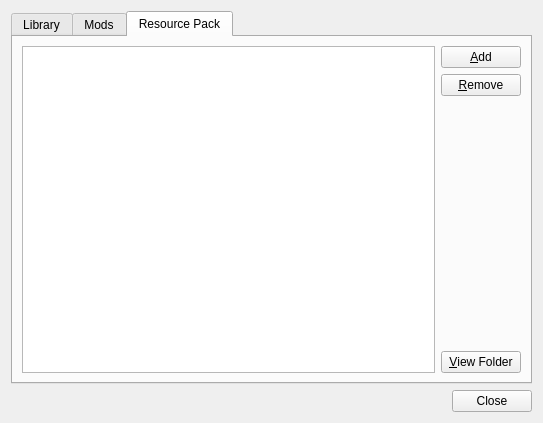
<?xml version="1.0" encoding="UTF-8"?>
<ui version="4.0">
 <class>ModEditDialog</class>
 <widget class="QDialog" name="ModEditDialog">
  <property name="geometry">
   <rect>
    <x>0</x>
    <y>0</y>
    <width>543</width>
    <height>423</height>
   </rect>
  </property>
  <property name="windowTitle">
   <string>Dialog</string>
  </property>
  <layout class="QVBoxLayout" name="verticalLayout">
   <item>
    <widget class="QTabWidget" name="tabWidget">
     <property name="enabled">
      <bool>true</bool>
     </property>
     <property name="minimumSize">
      <size>
       <width>0</width>
       <height>0</height>
      </size>
     </property>
     <property name="currentIndex">
      <number>2</number>
     </property>
     <property name="elideMode">
      <enum>Qt::ElideNone</enum>
     </property>
     <property name="tabsClosable">
      <bool>false</bool>
     </property>
     <widget class="QWidget" name="libTab">
      <attribute name="title">
       <string>Library</string>
      </attribute>
      <layout class="QHBoxLayout" name="horizontalLayout">
       <item>
        <widget class="QTreeView" name="treeView"/>
       </item>
      </layout>
     </widget>
     <widget class="QWidget" name="modTab">
      <attribute name="title">
       <string>Mods</string>
      </attribute>
      <layout class="QHBoxLayout" name="horizontalLayout_2">
       <item>
        <widget class="QListView" name="listView">
         <property name="acceptDrops">
          <bool>true</bool>
         </property>
        </widget>
       </item>
       <item>
        <layout class="QVBoxLayout" name="verticalLayout_2">
         <item>
          <widget class="QPushButton" name="addModBtn">
           <property name="text">
            <string>&amp;Add</string>
           </property>
          </widget>
         </item>
         <item>
          <widget class="QPushButton" name="rmModBtn">
           <property name="text">
            <string>&amp;Remove</string>
           </property>
          </widget>
         </item>
         <item>
          <spacer name="verticalSpacer">
           <property name="orientation">
            <enum>Qt::Vertical</enum>
           </property>
           <property name="sizeHint" stdset="0">
            <size>
             <width>20</width>
             <height>40</height>
            </size>
           </property>
          </spacer>
         </item>
         <item>
          <widget class="QPushButton" name="viewModBtn">
           <property name="text">
            <string>&amp;View Folder</string>
           </property>
          </widget>
         </item>
        </layout>
       </item>
      </layout>
     </widget>
     <widget class="QWidget" name="resPackTab">
      <attribute name="title">
       <string>Resource Pack</string>
      </attribute>
      <layout class="QHBoxLayout" name="horizontalLayout_3">
       <item>
        <widget class="QListView" name="listView_2">
         <property name="acceptDrops">
          <bool>true</bool>
         </property>
        </widget>
       </item>
       <item>
        <layout class="QVBoxLayout" name="verticalLayout_3">
         <item>
          <widget class="QPushButton" name="addResPackBtn">
           <property name="text">
            <string>&amp;Add</string>
           </property>
          </widget>
         </item>
         <item>
          <widget class="QPushButton" name="rmRedPackBtn">
           <property name="text">
            <string>&amp;Remove</string>
           </property>
          </widget>
         </item>
         <item>
          <spacer name="verticalSpacer_2">
           <property name="orientation">
            <enum>Qt::Vertical</enum>
           </property>
           <property name="sizeHint" stdset="0">
            <size>
             <width>20</width>
             <height>40</height>
            </size>
           </property>
          </spacer>
         </item>
         <item>
          <widget class="QPushButton" name="viewResPackBtn">
           <property name="text">
            <string>&amp;View Folder</string>
           </property>
          </widget>
         </item>
        </layout>
       </item>
      </layout>
     </widget>
    </widget>
   </item>
   <item>
    <widget class="QDialogButtonBox" name="buttonBox">
     <property name="autoFillBackground">
      <bool>false</bool>
     </property>
     <property name="standardButtons">
      <set>QDialogButtonBox::Close</set>
     </property>
    </widget>
   </item>
  </layout>
 </widget>
 <resources/>
 <connections/>
</ui>
